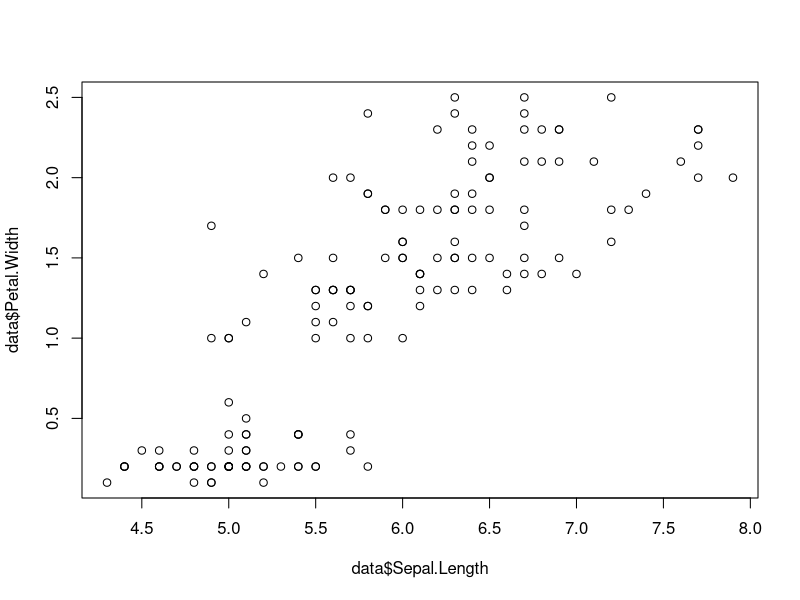
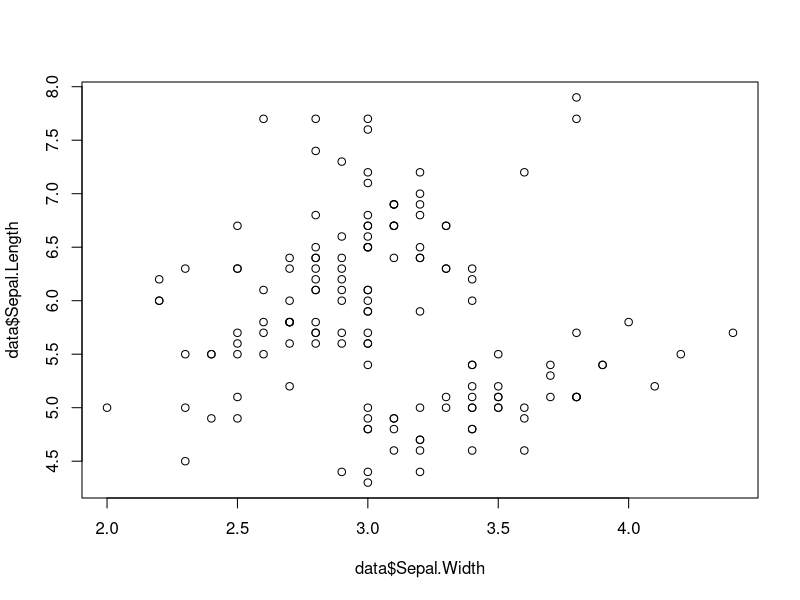

Here is the R script that generated these plots, in order:
?iris

data=iris[,1:4]
all_data = iris
summary(all_data$Species)

# scale data
pmatrix=scale(data)


# calculate distance
d=dist(pmatrix)


# DBSCAN Clsutering
install.packages("dbscan")
library(dbscan)


model<- dbscan(pmatrix, eps=0.5, minPts = 5)
print(model$cluster)

plot(data$Sepal.Length, data$Petal.Width)
plot(data$Sepal.Width, data$Sepal.Length)



table(all_data$Species, model$cluster)
